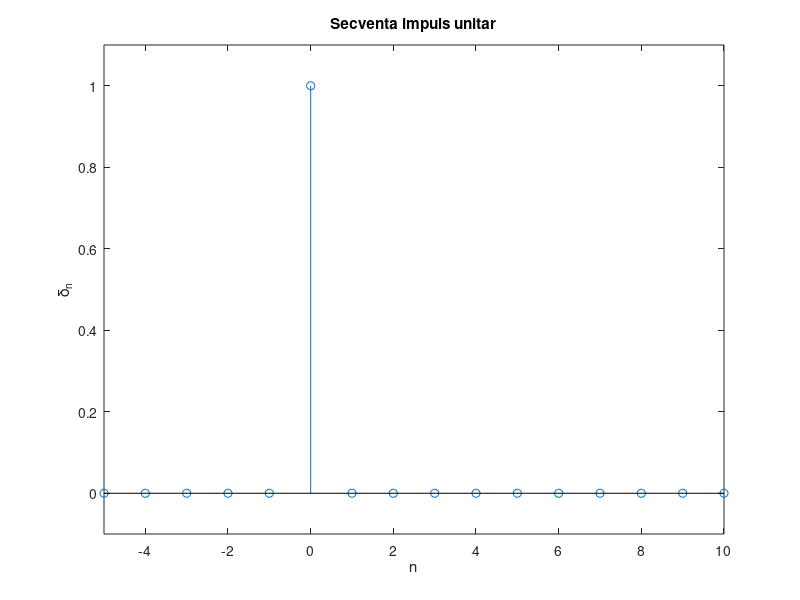
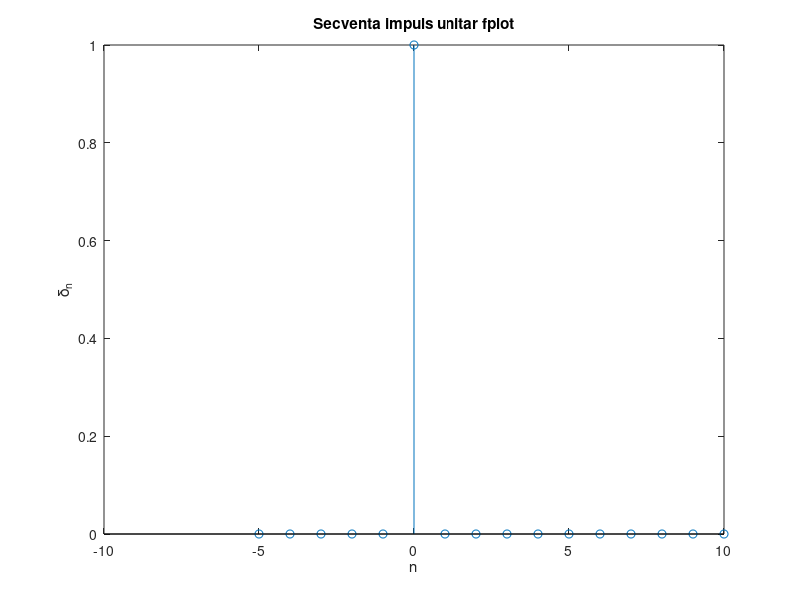

The MATLAB script that drew these images, in order:
n1 = -5; n2 = 10; n = n1:n2;
x = (n==0);
stem(n, x);
xlabel('n'); ylabel('\delta_n');
title('Secventa impuls unitar');
axis([n1 n2 -0.1 1.1]);

x = @(n)(n==0);
figure;
stem(n, x(n));
xlabel('n'); ylabel('\delta_n');
title('Secventa impuls unitar fplot');